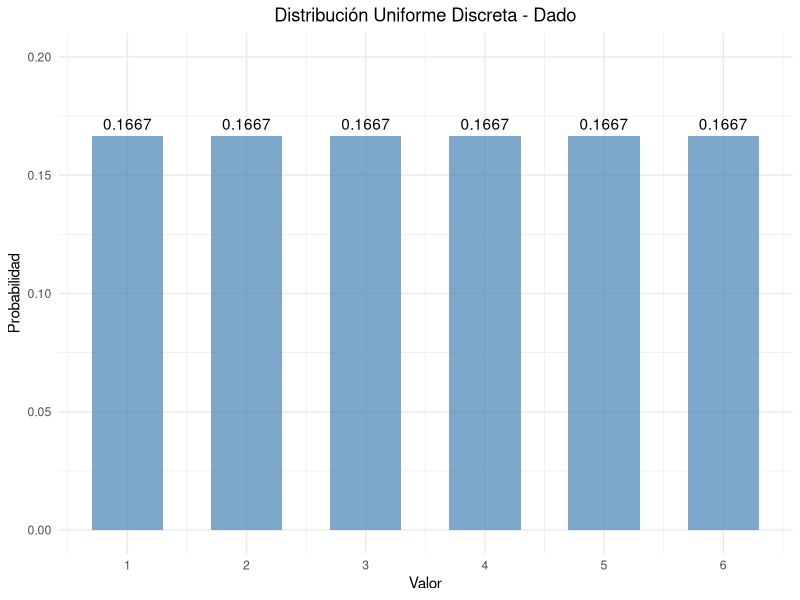
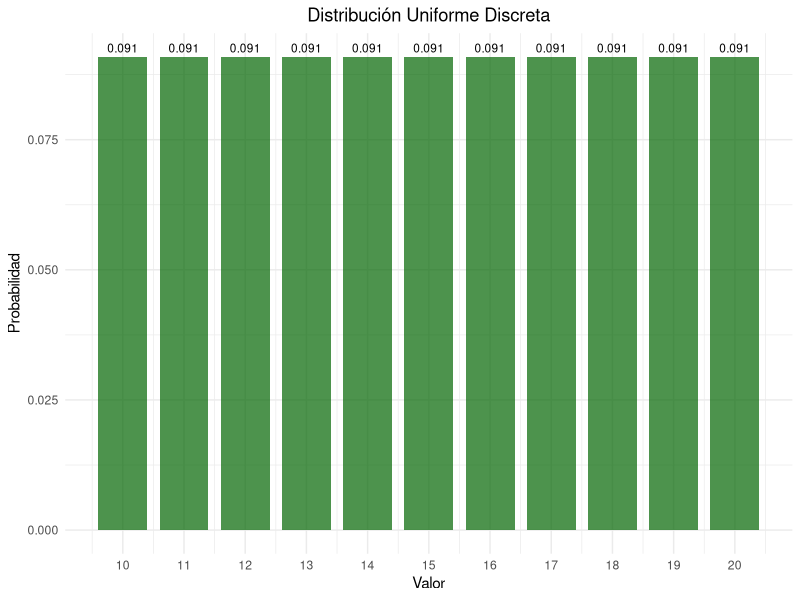
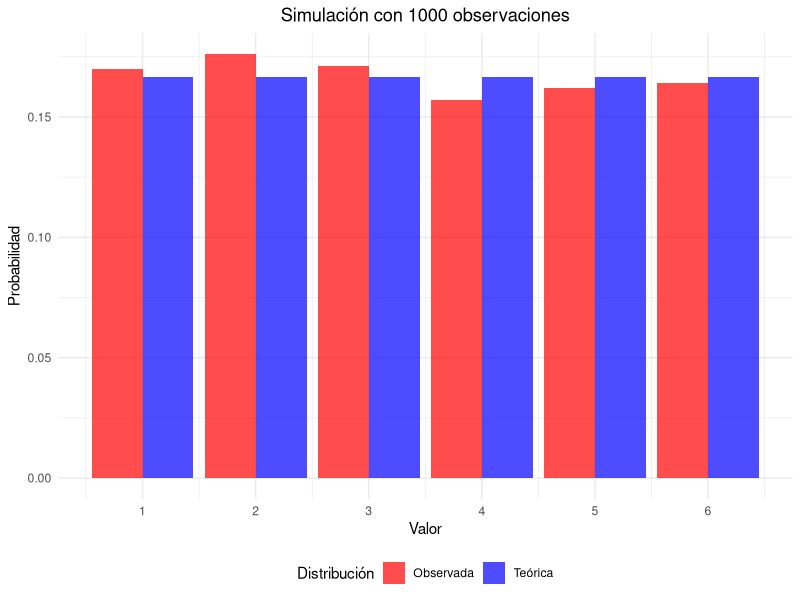
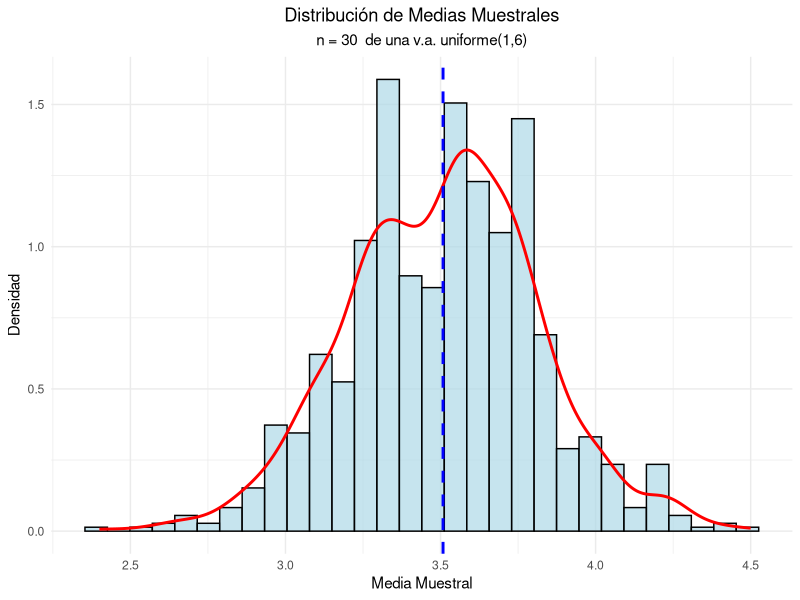
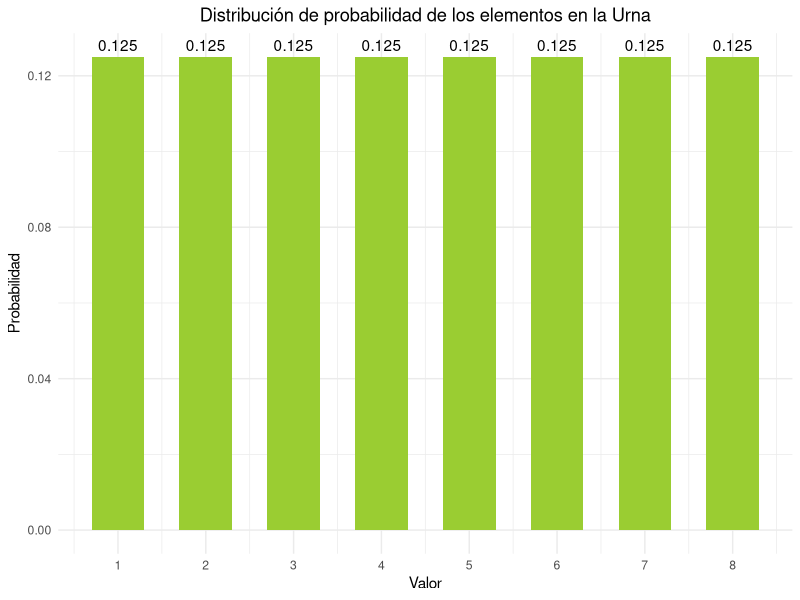
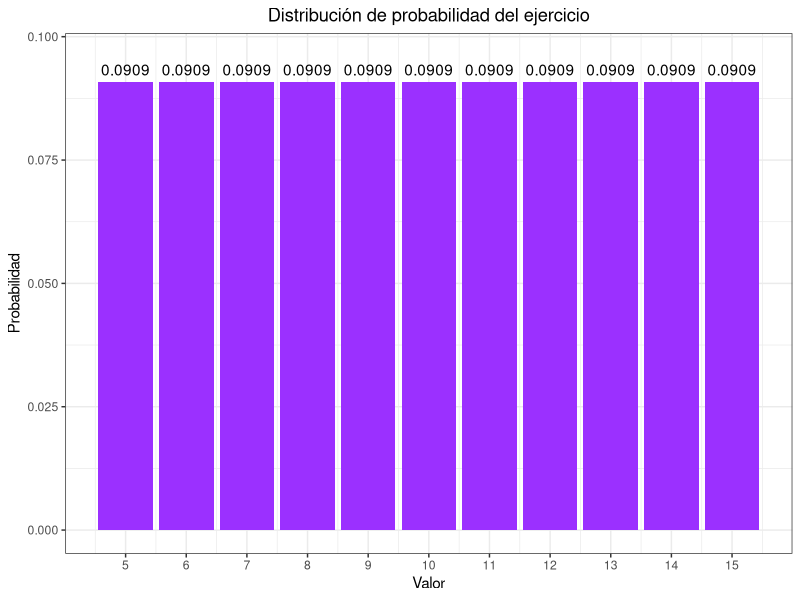
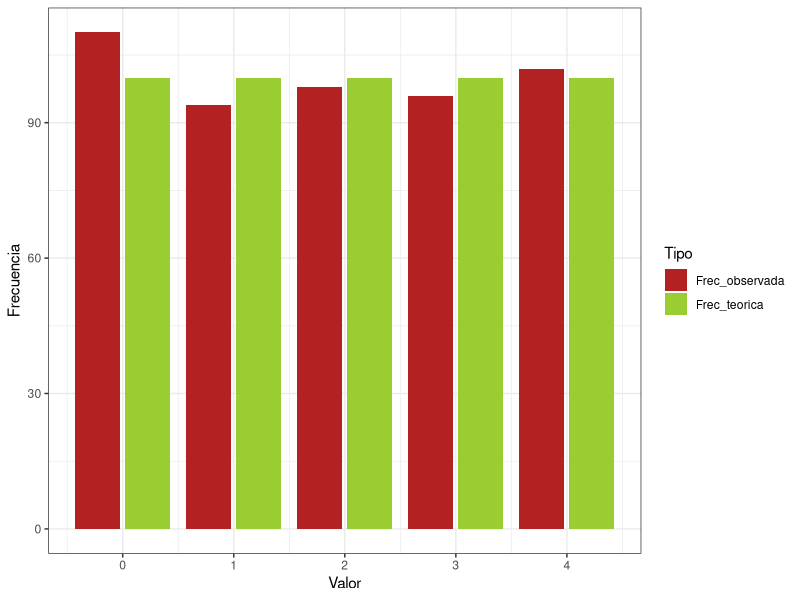
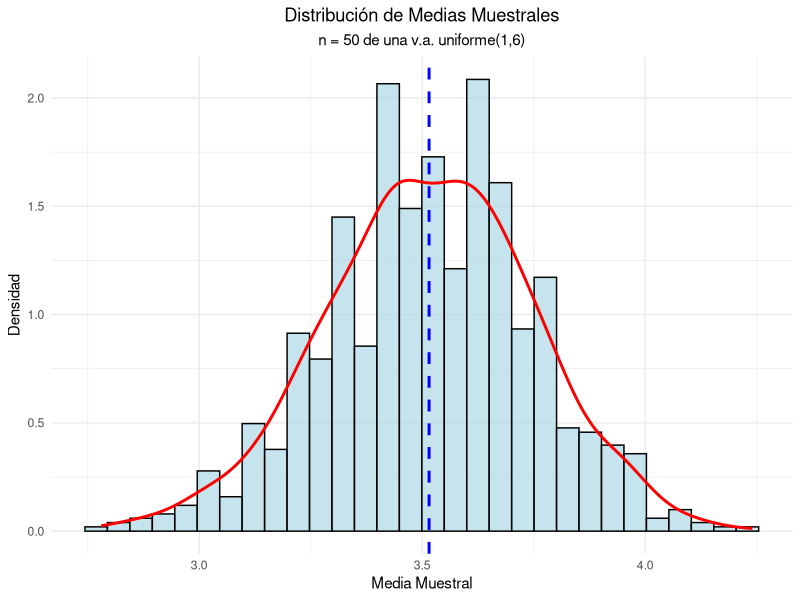

Source code (R) for these figures, in order:
## ---- chunk 1
#| label: setup
#| include: false
library(tidyverse)
library(kableExtra)
library(gridExtra)
## ---- chunk 2
#| code-fold: true
#| label: dado-ejemplo

# Parámetros del dado
x_1 <- 1
x_6 <- 6
valores <- x_1:x_6 #Se hace una secuencia de valores desde el 1 hasta el 6 es un vector
probabilidades <- rep(1/length(valores), length(valores)) #Se repiten las probabilidades para el numero de elementos en el vector valores

# Crear data frame 
dado_data <- data.frame(
  Valor = valores,
  Probabilidad = probabilidades
)#Toma los valores de los vectores hechos anteriormente

# Mostrar tabla
kable(dado_data, 
      caption = "Distribución de probabilidad de un dado",
      align = "cc") %>%
  kable_styling(bootstrap_options = "striped")
## ---- chunk 3
#| code-fold: true
#| label: parametros-dado
# Media
media <- sum(dado_data$Valor)/length(dado_data$Valor)
cat("Media:", media, "\n")

# Varianza
varianza <- sum((dado_data$Valor- media)^2)/length(dado_data$Valor)
cat("Varianza:", varianza, "\n")

# Desviación estándar
desv_std <- sqrt(varianza)
cat("Desviación estándar:", round(desv_std, 4), "\n")
## ---- chunk 4
#| code-fold: true
#| label: grafico-dado
#| fig-cap: "Función de probabilidad de un dado"

ggplot(dado_data, aes(x = Valor, y = Probabilidad)) + #De donde sacara los valores, que valor se asigna en cada eje
  geom_col(fill = "steelblue", alpha = 0.7, width = 0.6) + #Color, transparencia y ancho de cada columna
  geom_text(aes(label = round(Probabilidad, 4)), vjust = -0.5) + #las etiquetas de valores en cada columna, el vjust indica un poco arriba del punto
  scale_x_continuous(breaks = valores) + #la escala del eje x
  scale_y_continuous(limits = c(0, 0.20)) + #la escala del eje y
  labs(title = "Distribución Uniforme Discreta - Dado", #el titulo de la grafica
       x = "Valor", #el label del eje x
       y = "Probabilidad") + #el label del eje y
  theme_minimal() + #el tema de la grafica
  theme(plot.title = element_text(hjust = 0.5),
        plot.subtitle = element_text(hjust = 0.5))
## ---- chunk 5
#| code-fold: true
#| label: ejemplo-numeros

x2_1 <- 10
x2_n <- 20
valores2 <- x2_1:x2_n
probabilidades2 <- rep(1/(length(valores2)), length(valores2))

# Data_frame
data2 <- data.frame(
  Valor = valores2,
  Probabilidad = probabilidades2
)

# Parámetros estadísticos
media2 <- mean(data2$Valor)
varianza2 <- sum((data2$Valor - media2)^2)/length(data2$Valor)
desv_std2 <- sqrt(varianza2)

cat("Media:", media2, "\n")
cat("Varianza:", round(varianza2, 4), "\n")
cat("Desviación estándar:", round(desv_std2, 4), "\n")
## ---- chunk 6
#| label: grafico-numeros
#| fig-cap: "Distribución uniforme discreta entre 10 y 20"


ggplot(data2, aes(x = Valor, y = Probabilidad)) +
  geom_col(fill = "darkgreen", alpha = 0.7, width = 0.8) +
  geom_text(aes(label = round(Probabilidad, 3)), 
            vjust = -0.5, size = 3) +
  scale_x_continuous(breaks = seq(10, 20, 1)) +
  labs(title = "Distribución Uniforme Discreta",
       x = "Valor",
       y = "Probabilidad") +
  theme_minimal() +
  theme(plot.title = element_text(hjust = 0.5),
        plot.subtitle = element_text(hjust = 0.5))
## ---- chunk 7
#| code-fold: true
#| label: simulacion

# Generar 1000 números aleatorios
set.seed(123)
n_sim <- 1000
muestra <- sample(1:6, n_sim, replace = TRUE)

# Frecuencias observadas
freq_obs <- table(muestra)
freq_rel <- prop.table(freq_obs)

# Comparar con probabilidades teóricas
comparacion <- data.frame(
  Valor = 1:6,
  Prob_Teorica = rep(1/6, 6),
  Freq_Observada = as.numeric(freq_rel)
)

kable(comparacion, 
      caption = "Comparación entre probabilidades teóricas y observadas",
      col.names = c("Valor", "Prob. Teórica", "Freq. Observada"),
      digits = 4) |> 
  kable_styling(bootstrap_options = "striped")
## ---- chunk 8
#| code-fold: true
#| label: grafico-simulacion
#| fig-width: 8
#| fig-height: 6
#| fig-align: "center"
#| fig-cap: "Comparación entre distribución teórica y simulada"


# Preparar datos para el gráfico
comp_long <- comparacion |> 
  pivot_longer(cols = c(Prob_Teorica, Freq_Observada),
               names_to = "Tipo",
               values_to = "Probabilidad") |> 
  mutate(Tipo = case_when(
    Tipo == "Prob_Teorica" ~ "Teórica",
    Tipo == "Freq_Observada" ~ "Observada"
  ))

ggplot(comp_long, aes(x = Valor, y = Probabilidad, fill = Tipo)) +
  geom_col(position = "dodge", alpha = 0.7) +
  scale_x_continuous(breaks = 1:6) +
  scale_fill_manual(values = c("Teórica" = "blue", "Observada" = "red")) +
  labs(title = paste("Simulación con", n_sim, "observaciones"),
       x = "Valor",
       y = "Probabilidad",
       fill = "Distribución") +
  theme_minimal() +
  theme(plot.title = element_text(hjust = 0.5),
        legend.position = "bottom")
## ---- chunk 9
#| code-fold: true
#| label: limite-central
#| fig-width: 8
#| fig-height: 6
#| fig-align: "center"
#| fig-cap: "Verificación del Teorema del Límite Central"
# Simular medias muestrales
set.seed(456)
k_muestra <- 1000
n_muestra <- 30

medias_muestrales <- replicate(k_muestra, {
  muestra <- sample(1:6, n_muestra, replace = TRUE)
  mean(muestra)
})

# Crear histograma
hist_data <- data.frame(Medias = medias_muestrales)

ggplot(hist_data) +
  geom_histogram(aes(x=Medias, after_stat(density)), bins = 30, 
                 fill = "lightblue", alpha = 0.7, color = "black") +
  geom_density(aes(x = Medias), color = "red", linewidth = 1) +
  geom_vline(xintercept = mean(medias_muestrales), 
             color = "blue", linetype = "dashed", linewidth = 1) +
  labs(title = "Distribución de Medias Muestrales",
       subtitle = paste("n =", n_muestra, " de una v.a. uniforme(1,6)"),
       x = "Media Muestral",
       y = "Densidad") +
  theme_minimal() +
  theme(plot.title = element_text(hjust = 0.5),
        plot.subtitle = element_text(hjust = 0.5))

# Estadísticas
cat("Media teórica:", (1+6)/2, "\n")
cat("Media observada:", round(mean(medias_muestrales), 4), "\n")
cat("Varianza teórica de la media:", round(((6-1+1)^2-1)/12/n_muestra, 4), "\n")
cat("Varianza observada de la media:", round(var(medias_muestrales), 4), "\n")
## ---- chunk 10
# Parámetros
valores <- 1:8
Probabilidad <- 1/length(valores)
probabilidades <- rep(Probabilidad, length(valores))

# Crear data frame
Urna_data <- data.frame(
  Valor = valores,
  Prob = probabilidades
)

# Mostrar tabla
kable(Urna_data, 
      col.names= c("Valor", "Probabilidad"),
      caption = "Distribución de probabilidad de elegir una bola",
      align = "cc") %>%
  kable_styling(bootstrap_options = "striped")

cat("Como es de distribución uniforme discreta, solo debemos de contar cuantos pares hay en la urna ")
cat("Los cuales serían 4: 2, 4, 6 y 8.")

contador <- sum(valores %% 2 == 0)
# Multiplicamos la probabilidad *4

P_pares <- contador * Probabilidad
cat("La probabilidad de obtener un número par es de:", P_pares)

#Crear grafico
ggplot(Urna_data, aes(x = Valor, y = Prob)) + 
  geom_col(fill = "olivedrab3", width = 0.6) + 
  geom_text(aes(label = round(Prob, 4)), vjust = -0.5) +
  scale_x_continuous(breaks = valores) + 
  labs(title = "Distribución de probabilidad de los elementos en la Urna", 
       x = "Valor", 
       y = "Probabilidad") + 
  theme_minimal() + 
  theme(plot.title = element_text(hjust = 0.5))

## ---- chunk 11
# valores
valores <- 5:15
Prob <- 1/ length(valores)
probabilidades <- rep(Prob, length(valores))

# Crear data frame
Exr_data <- data.frame(
  Valor = valores,
  Probabilidad = probabilidades
)

# Mostrar tabla
kable(Exr_data, 
      caption = "Distribución de probabilidad del ejercicio",
      align = "cc") %>%
  kable_styling(bootstrap_options = "striped")

media <- sum(valores) * Prob
varianza <- sum((valores-media)^2) * Prob


cat("Media : ", media, "\n")
cat("Varianza : ", varianza, "\n")


ggplot(Exr_data, aes(x=Valor, y=Probabilidad))+
  geom_col( fill = "purple1")+
  geom_text(aes(label = round(Prob, 4)), vjust = -0.5) +
  scale_x_continuous(breaks = valores) + 
  scale_y_continuous(limits = c(0, Prob + 0.005))+
  labs(title = paste("Distribución de probabilidad del ejercicio"),
       x = "Valor",
       y = "Probabilidad")+ 
  theme_bw()+
  theme(plot.title = element_text(hjust = 0.5))

## ---- chunk 12

# valores simulados
valores <- 0:4
sim_values <- sample(valores,500, replace= TRUE)

media_teorica <- sum(valores)/length(valores)
media_muestral <- mean(sim_values)
varianza_teorica <- sum((valores-media_teorica)^2)/length(valores)
varianza_muestral <- var(sim_values)

cat("Media teorica: ", media_teorica, "\n")
cat("Media muestral: ", media_muestral, "\n")
cat("Varianza teorica: ", varianza_teorica, "\n")
cat("Varianza muestral: ", round(varianza_muestral, 3))

## ---- chunk 13
# Tabla de frecuencias
frecuencias <- table(sim_values)

tabla_frecuencias <- tibble(
  Valor = valores,
  Frec_teorica = rep(100, 5),
  Frec_observada= as.vector(frecuencias)
)

kable(tabla_frecuencias,
      caption = "Comparación frecuencias",
      col.names = c("Valor", "Frec. Teórica", "Frec. Observada"))|>
  kable_styling(bootstrap_options = "striped")

tabla_frecuencias_long<- tabla_frecuencias|>
  pivot_longer(
    cols = Frec_teorica:Frec_observada,
    names_to = "Frecuencia_tipo",
    values_to = "Frecuencia"
  )

kable(tabla_frecuencias_long,
      caption = "Comparación frecuencias",
      col.names = c("Valor", "Frec. Teórica", "Frec. Observada"))|>
  kable_styling(bootstrap_options = "striped")

ggplot(tabla_frecuencias_long)+
  geom_col(aes(x=Valor, y=Frecuencia, fill=Frecuencia_tipo),
position = "dodge2")+
  scale_fill_manual(values= c("firebrick", "olivedrab3"))+
  labs(fill = "Tipo")+ 
  theme_bw()

## ---- chunk 14
# Simular medias muestrales
k_muestra <- 1000
n_muestra <- 50

medias_muestrales <- replicate(k_muestra, {
  muestra <- sample(1:6, n_muestra, replace = TRUE)
  mean(muestra)
})

#Crear histograma
hist_data <- data.frame(Medias = medias_muestrales)

ggplot(hist_data)+
  geom_histogram(aes(x=Medias, after_stat(density)), bins = 30,
                 fill = "lightblue", alpha = 0.7, color = "black")+
  geom_density(aes(x=Medias), color = "red", linewidth = 1)+
  geom_vline(xintercept = mean(medias_muestrales),
              color = "blue", linetype = "dashed", linewidth = 1)+
  labs(title = "Distribución de Medias Muestrales",
       subtitle = paste("n =", n_muestra, "de una v.a. uniforme(1,6)"),
       x = "Media Muestral",
       y = "Densidad")+
  theme_minimal()+
  theme(plot.title = element_text(hjust = 0.5),
        plot.subtitle = element_text(hjust = 0.5))

#Estadísticas
cat("Media teórica:", (1+6)/2, "\n")
cat("Media observada:", round(mean(medias_muestrales), 4), "\n")
cat("Varianza teórica de la media:",
    round(((6-1+1)^2-1)/12/n_muestra, 4), "\n")
cat("Varianza observada de la media:", round(var(medias_muestrales), 4), "\n")
